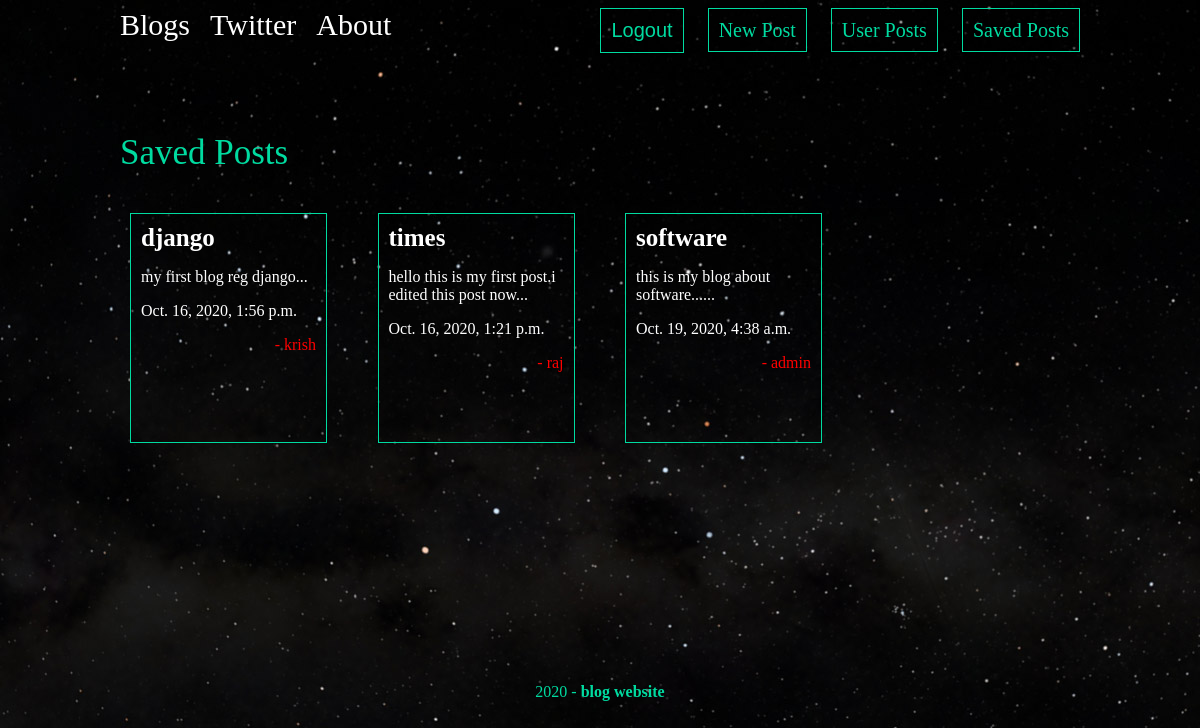
Screenshot of /Posts/saved/ (signed in) with the database file from the repository.
### posts/models.py (models this page shows, shortened)
class Post(models.Model):
    title = models.CharField(max_length=100)
    body = models.TextField()
    date = models.DateTimeField(auto_now_add=True)
    thumb = models.ImageField(default="default.jpg",blank=True)
    author = models.ForeignKey(User,default=None,on_delete=models.CASCADE)
    def snippet(self):
        return self.body[:50] + '...'

### posts/views.py (the view)
@login_required(login_url="/accounts/Login/")
def saved_post(request):
    saved_post = SavePost.objects.filter(user=request.user)
    posts = []
    for post in saved_post:
        posts.append(Post.objects.get(title=post.title))
    return render(request,'posts/saved_post.html', {'posts': posts})

### posts/templates/posts/saved_post.html
{% extends 'base_layout.html' %}
{% block contents %}
    <h1>Saved Posts</h1>
    <div class="savedpost">
        {% for post in posts%}
        <div class="post">
            <h3><a href="{% url 'posts:saved' name=post.title %}">{{post.title}}</a></h3>
            <p>{{post.snippet}}</p>
            <p>{{post.date}}</p>
            <p class="author">- {{post.author}}</p>
        </div>
        {% endfor %}
    </div>
{% endblock %}

### assets/css.css (style rules this page uses)
body { background-image:url(bg.jpg); color:#fff; }
h1,h2,h3,h4,h5 { font-weight:normal; margin:0; }
a,a:hover,a:visited { color:#fff; text-decoration:none; }
div.wrapper h1 { margin:30px auto; font-size:35px; color: #00dba0; }
.recent-post,.post { padding:10px; width: 175px; height:200px; border: 1px solid #00dba0; position:relative; padding-bottom:18px; }
.recent-post h3,.post h3 { font-size:25px; font-weight:bold; }
.userpost,.savedpost { display:grid; padding: 10px 20px 20px 10px; width:100%; height:440px; overflow:scroll; grid-template-columns: 1fr 1fr 1fr 1fr; grid-gap:30px; float:left; }
.author { text-align:right; color:red; }

### rows the page displays
Post: title "django", snippet "my first blog reg django...", date "Oct. 16, 2020, 1:56 p.m.", author "krish"
Post: title "times", snippet "hello this is my first post.i edited this post now...", date "Oct. 16, 2020, 1:21 p.m.", author "raj"
Post: title "software", snippet "this is my blog about software......", date "Oct. 19, 2020, 4:38 a.m.", author "admin"
